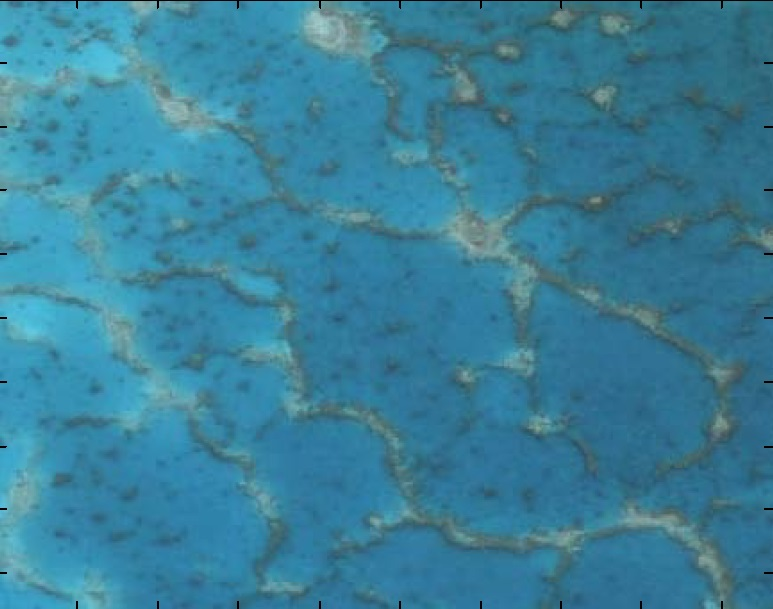
%> input picture study/MATLABsimplified/reef.jpg, 773 x 609 px
$ octave thresholding_image.m   (GNU Octave 9; MATLAB toolbox functions it lacks are replaced by stand-ins)
%> lines starting %> are read from the running program, lines starting %| are printed output that depends on the picture; in (x1, y1, x2, y2) boxes, pixels count from 0 and x2, y2 are one past the last pixel; in counts of white or black regions, pixels touching at a corner belong together; the program's own positions count from 1
r=imread('reef.jpg','jpg');
%> r is the input picture: size 609x773x3 uint8; mean R, G, B 57.2, 127.9, 153.7
%mage(r)

rb= r(:,:,3);
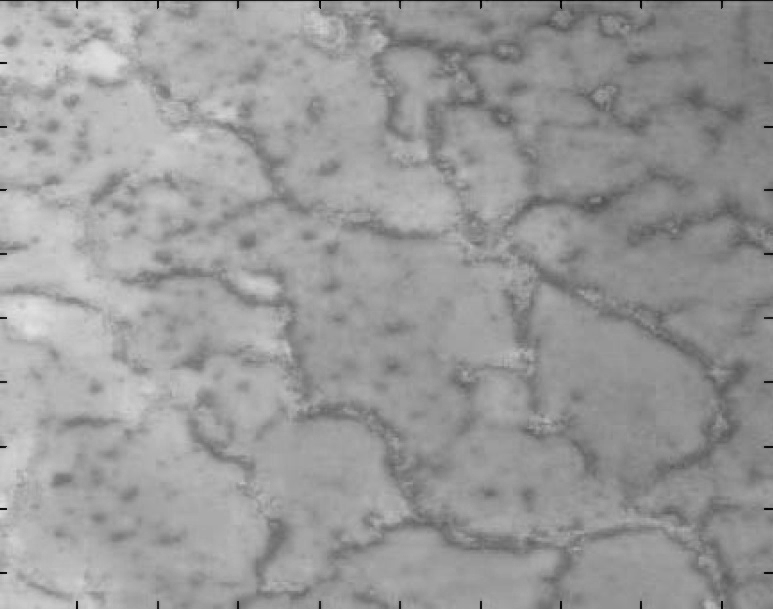
%> rb: size 609x773 uint8; min 0, max 226, mean 153.7
imagesc(rb);
colormap(gray);

rbt=rb<130; %threshold dark values
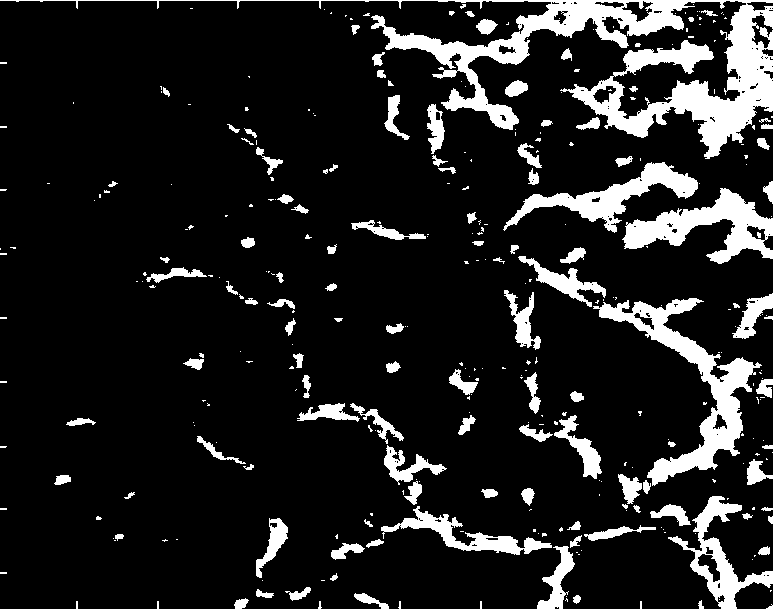
%> rbt: size 609x773 logical; 12.9% white; 340 white regions (225 under 20 px), largest, box (x1, y1, x2, y2) and area: (0, 0, 773, 159) 20031, (593, 298, 762, 486) 6849, (622, 188, 773, 264) 4615
imagesc(rbt)
colormap(gray)


% calculate sum of all white points (=1)
reef=sum(sum(rbt)); %reef pts
%> reef = 60666
totalpts=prod(size(rbt)); %#pts in image
%> totalpts = 470757
percentreef=reef/totalpts
%> percentreef = 0.129
